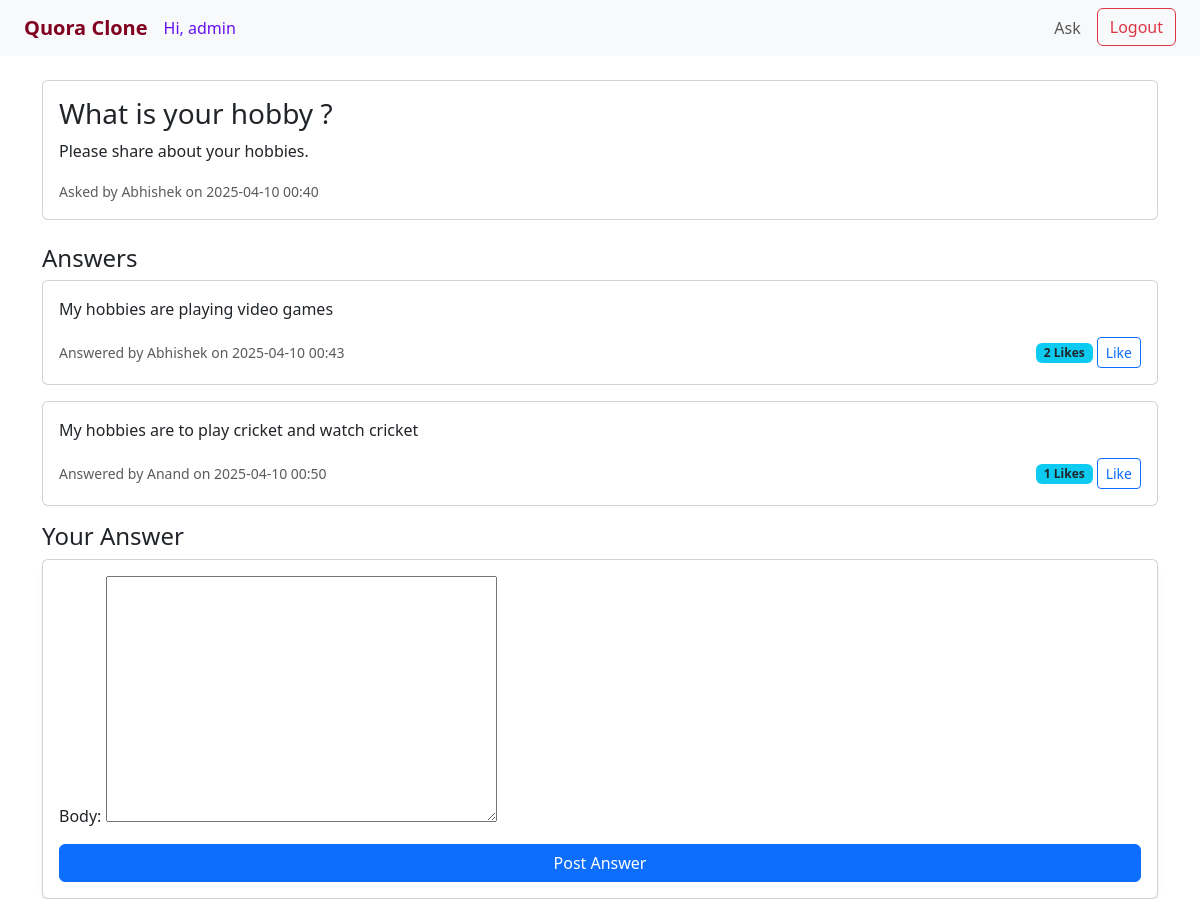
The app's page /question/1/ (signed in) with its own data.
### core/models.py (models this page shows, shortened)
class Question(models.Model):
    user = models.ForeignKey(User, on_delete=models.CASCADE)
    title = models.CharField(max_length=255)
    body = models.TextField()
    created_at = models.DateTimeField(auto_now_add=True)

class Answer(models.Model):
    user = models.ForeignKey(User, on_delete=models.CASCADE)
    question = models.ForeignKey(Question, on_delete=models.CASCADE, related_name='answers')
    body = models.TextField()
    created_at = models.DateTimeField(auto_now_add=True)
    likes = models.ManyToManyField(User, related_name='liked_answers', blank=True)

### core/views.py (the view)
# urls.py: path('question/<int:pk>/', views.question_detail, name='question_detail'),
@login_required
def question_detail(request, pk):
    question = get_object_or_404(Question, pk=pk)
    form = AnswerForm(request.POST or None)
    if form.is_valid():
        answer = form.save(commit=False)
        answer.user = request.user
        answer.question = question
        answer.save()
        return redirect('question_detail', pk=pk)
    return render(request, 'question_detail.html', {
        'question': question,
        'form': form
    })

### core/forms.py
class AnswerForm(forms.ModelForm):
    class Meta:
        model = Answer
        fields = ['body']

### core/templates/question_detail.html (shortened to what this page needs)
{% extends 'base.html' %}
{% block content %}
<div class="card mb-4">
    <div class="card-body">
        <h3>{{ question.title }}</h3>
        <p>{{ question.body }}</p>
        <small class="text-muted">Asked by {{ question.user.username }} on {{ question.created_at|date:"Y-m-d H:i" }}</small>
    </div>
</div>
<h4>Answers</h4>
{% for answer in question.answers.all %}
    <div class="card mb-3">
        <div class="card-body">
            <p>{{ answer.body }}</p>
            <div class="d-flex justify-content-between align-items-center">
                <small class="text-muted">Answered by {{ answer.user.username }} on {{ answer.created_at|date:"Y-m-d H:i" }}</small>
                <div>
                    <span class="badge bg-info text-dark">{{ answer.likes.count }} Likes</span>
                    {% if user not in answer.likes.all %}
                        <form method="post" action="{% url 'like_answer' answer.id %}" class="d-inline">
                            <button class="btn btn-sm btn-outline-primary">Like</button>
                        </form>
                    {% else %}
                        <span class="text-success ms-2">You liked this</span>
                    {% endif %}
                </div>
            </div>
        </div>
    </div>
{% empty %}
    <p>No answers yet.</p>
{% endfor %}
<h4>Your Answer</h4>
<form method="post" class="card card-body shadow-sm">
    {{ form.as_p }}
    <button type="submit" class="btn btn-primary">Post Answer</button>
</form>
{% endblock %}

### core/templates/base.html (shortened to what this page needs)
<!DOCTYPE html>
<html>
<head>
    <link href="https://cdn.jsdelivr.net/npm/bootstrap@5.3.0/dist/css/bootstrap.min.css" rel="stylesheet">
</head>
<body>
    <nav class="navbar navbar-expand-lg navbar-light bg-light px-4">
        <a class="navbar-brand fw-bold" href="{% url 'home' %}">
            <span style="color: #800020;">Quora Clone</span>
        </a>
        {% if user.is_authenticated %}
            <span class="nav-link" style="color: #6610f2;">
                Hi, {{ user.username }}
            </span>
        {% endif %}
        <div class="collapse navbar-collapse">
            <ul class="navbar-nav ms-auto">
                {% if user.is_authenticated %}
                    <li class="nav-item me-2">
                        <a class="nav-link" href="{% url 'post_question' %}">Ask</a>
                    </li>
                    <li class="nav-item">
                        <a class="btn btn-outline-danger" href="{% url 'logout' %}">Logout</a>
                    </li>
                {% endif %}
            </ul>
        </div>
    </nav>
    <div class="container mt-4">
        {% block content %}{% endblock %}
    </div>
</body>
</html>

### records on screen
Question: title "What is your hobby ?", body "Please share about your hobbies.", user.username "Abhishek", created_at "2025-04-10 00:40"
Answer: body "My hobbies are playing video games", user.username "Abhishek", created_at "2025-04-10 00:43", likes.count "2", shows "Like"
Answer: body "My hobbies are to play cricket and watch cricket", user.username "Anand", created_at "2025-04-10 00:50", likes.count "1", shows "Like"

### other values on screen
{{ user.username }} "admin"
